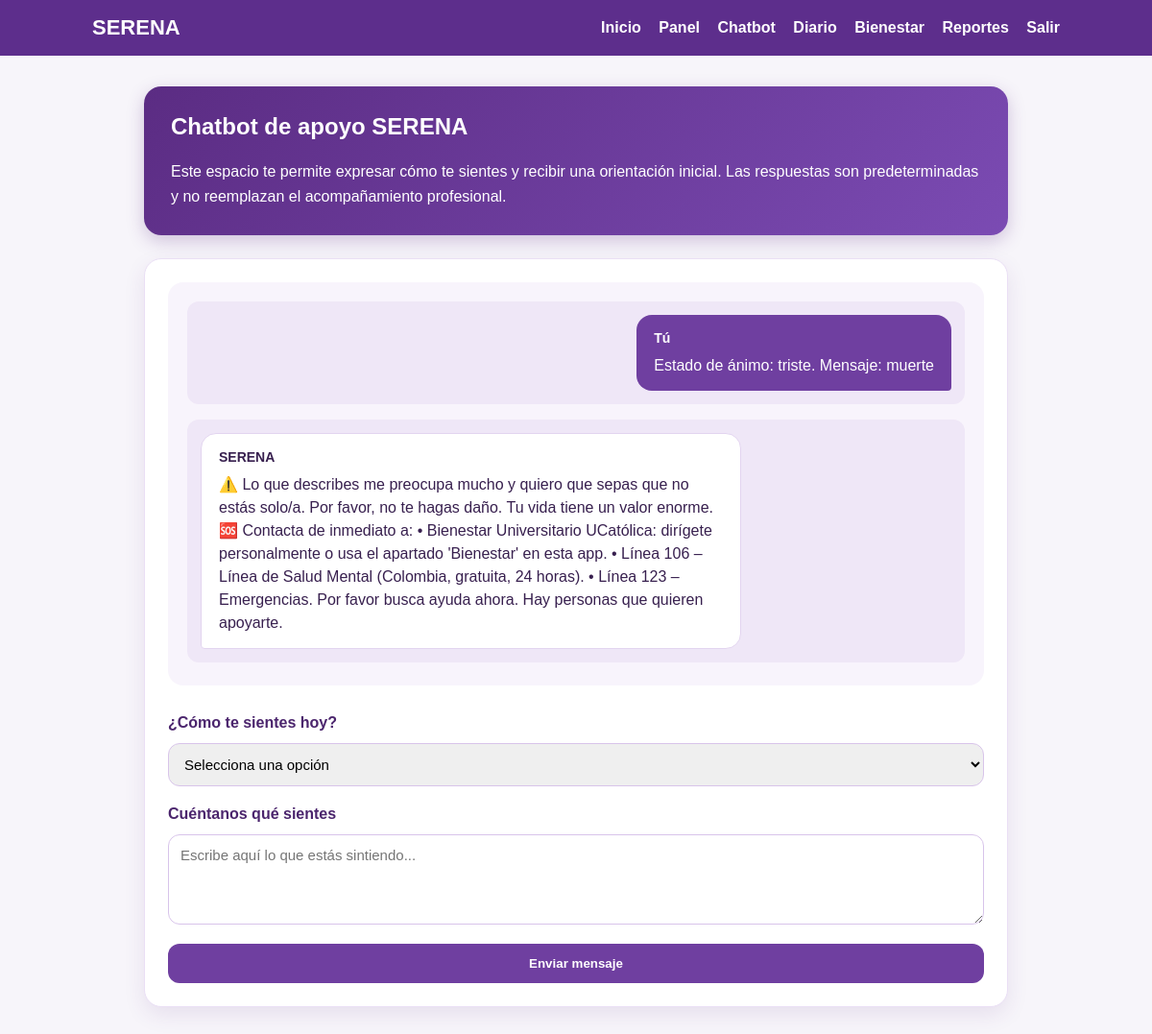
/chatbot (signed in), run on the app's committed database.
### models.py (models this page shows)
class MensajeChat(SQLModel, table=True):
    id: int | None = Field(default=None, primary_key=True)
    usuario_id: int = Field(foreign_key="usuario.id", index=True)
    mensaje_usuario: str
    respuesta_bot: str
    fecha: datetime = Field(default_factory=datetime.now)

### routers/pages.py (the view)
@router.get("/chatbot")
def chatbot_form(request: Request, session: SessionDep):
    usuario = volver_login_si_no_hay_usuario(request, session)
    if not usuario:
        return RedirectResponse(url="/login", status_code=303)
    mensajes = session.exec(
        select(MensajeChat)
        .where(MensajeChat.usuario_id == usuario.id)
        .order_by(MensajeChat.fecha.desc())
        .limit(8)
    ).all()
    return templates.TemplateResponse(
        "chatbot.html",
        {
            "request": request,
            "usuario": usuario,
            "mensajes": mensajes,
        },
    )

### templates/chatbot.html (shortened to what this page needs)
{% extends "base.html" %}
{% block content %}
<section class="chatbot-contenedor">
  <div class="chatbot-header">
    <h2>Chatbot de apoyo SERENA</h2>
    <p>
      Este espacio te permite expresar cómo te sientes y recibir una orientación inicial.
      Las respuestas son predeterminadas y no reemplazan el acompañamiento profesional.
    </p>
  </div>
  <div class="chatbot-caja">
    <div class="chatbot-mensajes">
      {% for mensaje in mensajes %}
        <div class="mensaje usuario">
          <div class="burbuja">
            <strong>Tú</strong>
            <p>{{ mensaje.mensaje_usuario }}</p>
          </div>
        </div>
        <div class="mensaje bot">
          <div class="burbuja">
            <strong>SERENA</strong>
            <p>{{ mensaje.respuesta_bot }}</p>
          </div>
        </div>
      {% endfor %}
    </div>
    <form method="post" action="/chatbot" class="form-chatbot">
      <label for="estado_animo">¿Cómo te sientes hoy?</label>
      <select id="estado_animo" name="estado_animo" required>
        <option value="">Selecciona una opción</option>
      </select>
      <label for="mensaje">Cuéntanos qué sientes</label>
      <textarea
        id="mensaje"
        name="mensaje"
        rows="4"
        placeholder="Escribe aquí lo que estás sintiendo..."
        required
      ></textarea>
      <button type="submit">Enviar mensaje</button>
    </form>
  </div>
</section>
{% endblock %}

### static/styles.css (style rules this page uses)
:root { --morado: #5d2e8c; --morado-oscuro: #3f1f63; --morado-claro: #efe7f7; --texto: #24212a; --gris: #f7f5fa; --borde: #ddd5e8; --blanco: #ffffff; }
* { box-sizing: border-box; }
body { margin: 0; font-family: Arial, Helvetica, sans-serif; background: var(--gris); color: var(--texto); }
h1, h2, h3 { color: var(--morado-oscuro); }
p { line-height: 1.5; }
.btn, button { display: inline-block; background: var(--morado); color: var(--blanco); border: none; padding: 12px 18px; border-radius: 10px; text-decoration: none; font-weight: bold; cursor: pointer; }
form { display: flex; flex-direction: column; gap: 10px; }
label { font-weight: bold; margin-top: 8px; }
input, select, textarea { width: 100%; padding: 12px; border: 1px solid var(--borde); border-radius: 10px; font-size: 15px; font-family: Arial, Helvetica, sans-serif; }
textarea { resize: vertical; }
.mensaje { background: var(--morado-claro); border-radius: 12px; padding: 14px; margin-bottom: 12px; }
.chatbot-contenedor { max-width: 900px; margin: 0 auto; }
.chatbot-header { background: linear-gradient(135deg, #5b2c83, #7b4bb3); color: white; border-radius: 18px; padding: 28px; margin-bottom: 24px; box-shadow: 0 6px 18px rgba(91, 44, 131, 0.25); }
.chatbot-header h2 { margin-top: 0; color: white; }
.chatbot-header p { margin-bottom: 0; line-height: 1.6; }
.chatbot-caja { background-color: #ffffff; border: 1px solid #eadff5; border-radius: 18px; padding: 24px; box-shadow: 0 8px 22px rgba(91, 44, 131, 0.10); }
.chatbot-mensajes { background-color: #f8f4fc; border-radius: 16px; padding: 20px; min-height: 280px; max-height: 420px; overflow-y: auto; margin-bottom: 22px; }
.mensaje { display: flex; margin-bottom: 16px; }
.mensaje.usuario { justify-content: flex-end; }
.mensaje.bot { justify-content: flex-start; }
.burbuja { max-width: 72%; padding: 14px 18px; border-radius: 16px; line-height: 1.5; }
.mensaje.usuario .burbuja { background-color: #6f3fa0; color: white; border-bottom-right-radius: 4px; }
.mensaje.bot .burbuja { background-color: #ffffff; color: #38204f; border: 1px solid #e2d4ef; border-bottom-left-radius: 4px; }
.burbuja strong { display: block; margin-bottom: 6px; font-size: 14px; }
.burbuja p { margin: 0; }
.form-chatbot { display: flex; flex-direction: column; gap: 12px; }
.form-chatbot label { font-weight: bold; color: #4b256d; }
.form-chatbot select, .form-chatbot textarea { width: 100%; border: 1px solid #d8c4ea; border-radius: 12px; padding: 12px; font-family: inherit; font-size: 15px; outline: none; }
.form-chatbot button { background-color: #6f3fa0; color: white; border: none; border-radius: 12px; padding: 13px 18px; font-weight: bold; cursor: pointer; margin-top: 8px; }

### data on the page
MensajeChat: mensaje_usuario "Estado de ánimo: triste. Mensaje: muerte", respuesta_bot "⚠️ Lo que describes me preocupa mucho y quiero que sepas que no estás solo/a. Por favor, no te hagas daño. Tu vida tiene un valor enorme. 🆘 Contacta de inmediato a: • Bienestar Universitario UCatólica: dirígete personalmente o usa el apartado 'Bienestar' en esta app. • Línea 106 – Línea de Salud Mental (Colombia, gratuita, 24 horas). • Línea 123 – Emergencias. Por favor busca ayuda ahora. Hay personas que quieren apoyarte."
